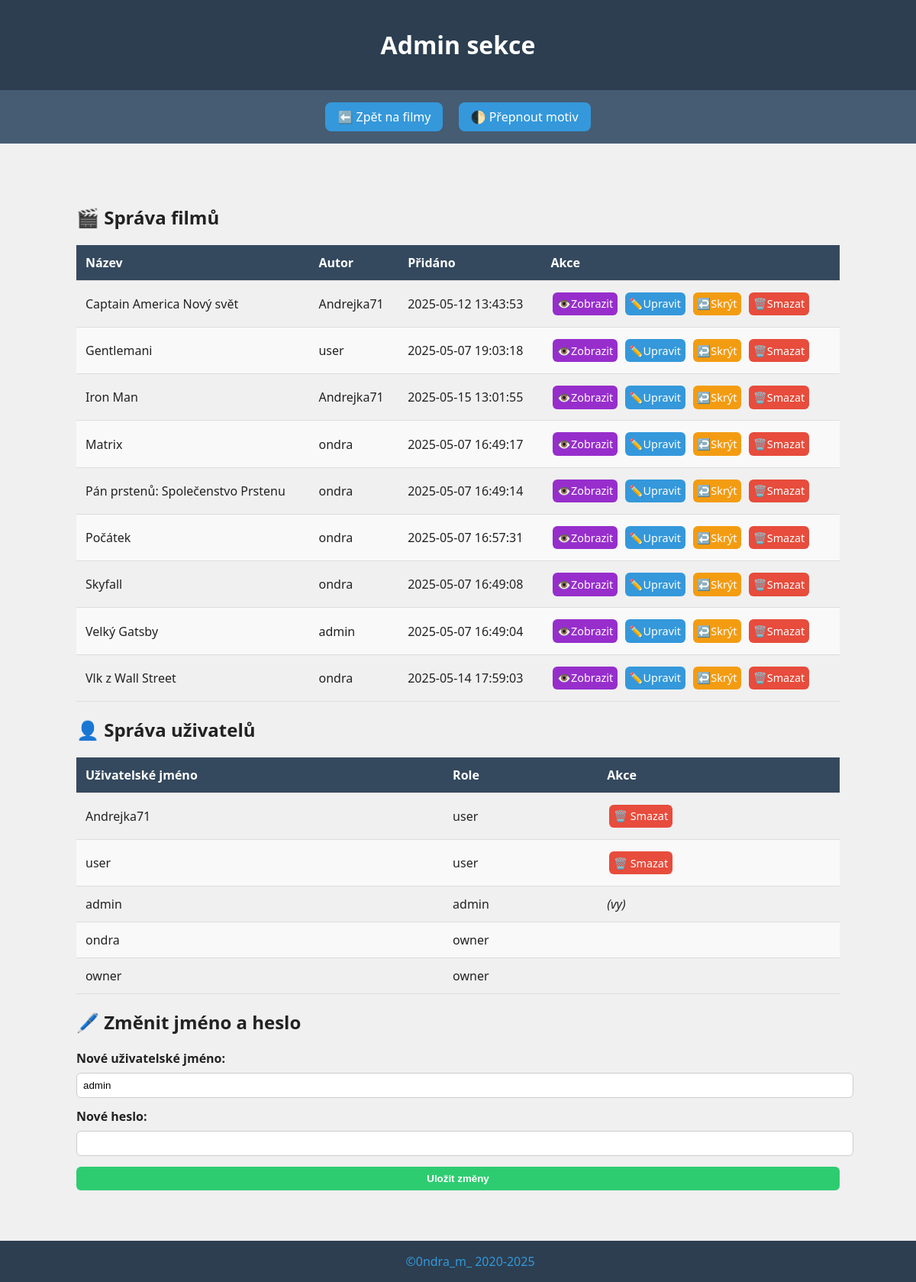
The app's page /admin.php (signed in) with its own data.
### tables this page shows
CREATE TABLE `filmy` (
  `id` int NOT NULL,
  `nazev` varchar(255) NOT NULL,
  `rok` int NOT NULL,
  `zanr` varchar(100) DEFAULT NULL,
  `reziser` varchar(255) DEFAULT NULL,
  `hodnoceni` decimal(3,1) DEFAULT NULL,
  `popis` text,
  `schvaleno` tinyint(1) DEFAULT '0',
  `vytvoreno` timestamp NOT NULL DEFAULT CURRENT_TIMESTAMP,
  `autor` varchar(50) NOT NULL DEFAULT 'neznámý'
);

CREATE TABLE `uzivatele` (
  `id` int NOT NULL,
  `username` varchar(50) NOT NULL,
  `password` varchar(255) NOT NULL,
  `role` enum('owner','admin','user') DEFAULT 'user'
);

### admin.php (the view, shortened to what this page needs)
<?php
   require 'hlphp/db.php';
   $username = $_SESSION['username'];
   $user_result = $conn->query("SELECT * FROM uzivatele WHERE username = '$username'");
   if ($user_result->num_rows > 0) {
    $user = $user_result->fetch_assoc();
   } else {
    die("Uživatel nenalezen.");
   }
   $filmy = $conn->query("SELECT * FROM filmy ORDER BY schvaleno ASC, nazev ASC");
   $uzivatele = $conn->query("SELECT * FROM uzivatele ORDER BY role DESC, username ASC");
   ?>
<!DOCTYPE html>
<html lang="cs">
   <head>
      <link rel="stylesheet" href="styles.css">
   </head>
   <body>
      <header>
         <h1>Admin sekce</h1>
      </header>
      <nav>
         <a class="button" href="index.php">⬅️ Zpět na filmy</a>
         <a class="button"  onclick="toggleTheme()">🌓 Přepnout motiv</a>
      </nav>
      <div class="container">
         <h2>🎬 Správa filmů</h2>
         <div class="table-wrapper">
            <table class="admin-table">
               <thead>
                  <tr>
                     <th>Název</th>
                     <th>Autor</th>
                     <th>Přidáno</th>
                     <th>Akce</th>
                  </tr>
               </thead>
               <tbody>
                  <?php while ($film = $filmy->fetch_assoc()): ?>
                  <tr>
                     <td><?= htmlspecialchars($film['nazev']) ?></td>
                     <td><?= htmlspecialchars($film['autor']) ?></td>
                     <td><?= htmlspecialchars($film['vytvoreno']) ?></td>
                     <td>
                        <a class="btn btn-view"  href="info.php?id=<?= $film['id'] ?>">👁️Zobrazit</a>
                        <a class="btn" href="edit.php?id=<?= $film['id'] ?>">✏️Upravit</a>
                        <?php if (!$film['schvaleno']): ?>
                        <a class="btn btn-approve" href="hlphp/schvalit.php?id=<?= $film['id'] ?>">✅Schválit</a>
                        <?php else: ?>
                        <a class="btn btn-warning" href="hlphp/odschvalit.php?id=<?= $film['id'] ?>">↩️Skrýt</a>
                        <?php endif; ?>
                        <a class="btn btn-danger" href="hlphp/smazat.php?id=<?= $film['id'] ?>" onclick="return confirm('Opravdu smazat?')">🗑️Smazat</a>
                     </td>
                  </tr>
                  <?php endwhile; ?>
               </tbody>
            </table>
         </div>
         <h2>👤 Správa uživatelů</h2>
         <div class="table-wrapper">
            <table class="admin-table">
               <thead>
                  <tr>
                     <th>Uživatelské jméno</th>
                     <th>Role</th>
                     <th>Akce</th>
                  </tr>
               </thead>
               <tbody>
                  <?php while ($uzivatel = $uzivatele->fetch_assoc()): ?>
                  <tr>
                     <td><?= htmlspecialchars($uzivatel['username']) ?></td>
                     <td><?= $uzivatel['role'] ?></td>
                     <td>
                        <?php
                           $jeJinyUzivatel = $uzivatel['username'] !== $_SESSION['username'];
                           ?>
                        <?php if ($jeJinyUzivatel): ?>
                        <?php if ($uzivatel['role'] !== 'owner'): ?>
                        <a class="btn btn-danger" href="hlphp/smazat_uzivatele.php?id=<?= $uzivatel['id'] ?>" onclick="return confirm('Smazat uživatele?')">🗑️ Smazat</a>
                        <?php endif; ?>
                        <?php else: ?>
                        <em>(vy)</em>
                        <?php endif; ?>
                     </td>
                  </tr>
                  <?php endwhile; ?>
               </tbody>
            </table>
         </div>
         <h2>🖊️ Změnit jméno a heslo</h2>
         <form method="POST" action="admin.php" class="credentials-form">
            <label class="form-label">Nové uživatelské jméno:</label>
            <input type="text" name="new_username" class="form-input" value="<?= htmlspecialchars($user['username']) ?>" required>
            <label class="form-label">Nové heslo:</label>
            <input type="password" name="new_password" class="form-input">
            <button type="submit" class="form-button">Uložit změny</button>
         </form>
      </div>
   </body>
   <footer>
      <a href="https://github.com/0ndraM">©0ndra_m_  2020-<?php echo date("Y");?></a>
   </footer>
</html>

### styles.css (style rules this page uses)
body { font-family: 'Segoe UI', sans-serif; background-color: #f0f0f0; color: #222; margin: 0; padding: 0 0 60px 0; }
header { background: #2c3e50; color: white; padding: 1em; text-align: center; }
nav { padding: 0.5em; text-align: center; background: #455c73; }
nav .button { margin: 0.5em; padding: 0.5em 1em; background: #3498db; color: white; text-decoration: none; border-radius: 8px; transition: background 0.3s; }
.button, .btn { display: inline-block; background-color: #3498db; color: white; padding: 0.6em 1.2em; text-decoration: none; border-radius: 6px; margin: 0.5em 0; cursor: pointer; transition: background 0.3s ease; font-size: 1em; }
.container { padding: 60px 1em 60px; max-width: 1000px; margin: auto; }
.admin-table { width: 100%; border-collapse: collapse; margin-top: 0,2em; }
.admin-table th, .admin-table td { padding: 0.75em; text-align: left; border-bottom: 1px solid #ddd; }
.admin-table th { background-color: #34495e; color: white; }
.admin-table tr:nth-child(even) { background-color: #f9f9f9; }
.btn { padding: 0.4em 0.4em; margin: 0.2em; border: none; font-size: 0.9em; display: inline-block; }
.btn-view { background-color: #972ecc; }
.btn-warning { background-color: #f39c12; }
.btn-danger { background-color: #e74c3c; }
form button { background-color: #2ecc71; color: white; border: none; padding: 0.6em 1.2em; border-radius: 5px; cursor: pointer; }
footer { background: #2c3e50; color: white; padding: 1em; text-align: center; position: fixed; bottom: 0; width: 100%; }
footer a { color: #3498db; text-decoration: none; }
.credentials-form .form-label { display: block; margin-bottom: 0.5em; font-weight: bold; }
.credentials-form .form-input { width: 100%; padding: 0.6em; margin-bottom: 1em; border: 1px solid #ccc; border-radius: 6px; }
.credentials-form .form-button { width: 100%; background-color: #2ecc71; color: white; padding: 0.6em; border: none; border-radius: 6px; font-weight: bold; cursor: pointer; }

### records on screen
filmy: nazev "Captain America Nový svět", autor "Andrejka71", vytvoreno "2025-05-12 13:43:53"
filmy: nazev "Gentlemani", autor "user", vytvoreno "2025-05-07 19:03:18"
filmy: nazev "Iron Man", autor "Andrejka71", vytvoreno "2025-05-15 13:01:55"
filmy: nazev "Matrix", autor "ondra", vytvoreno "2025-05-07 16:49:17"
filmy: nazev "Pán prstenů: Společenstvo Prstenu", autor "ondra", vytvoreno "2025-05-07 16:49:14"
filmy: nazev "Počátek", autor "ondra", vytvoreno "2025-05-07 16:57:31"
filmy: nazev "Skyfall", autor "ondra", vytvoreno "2025-05-07 16:49:08"
filmy: nazev "Velký Gatsby", autor "admin", vytvoreno "2025-05-07 16:49:04"
filmy: nazev "Vlk z Wall Street", autor "ondra", vytvoreno "2025-05-14 17:59:03"
uzivatele: username "Andrejka71", role "user"
uzivatele: username "user", role "user"
uzivatele: username "admin", role "admin", shows "(vy)", new_username "admin"
uzivatele: username "ondra", role "owner"
uzivatele: username "owner", role "owner"
